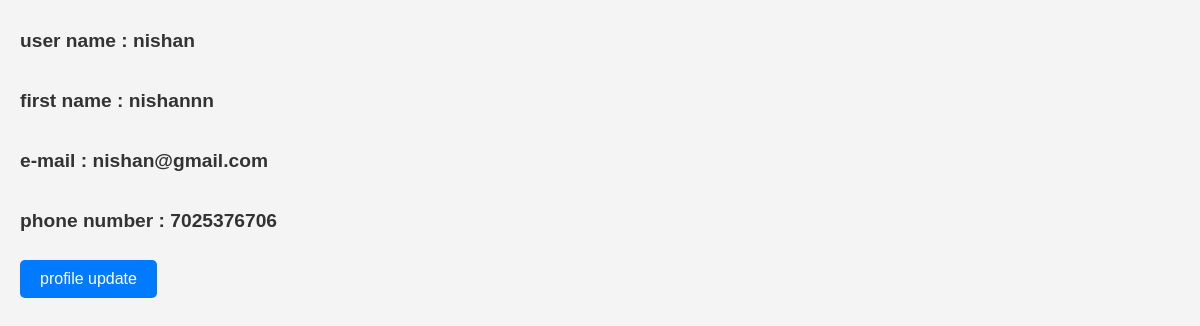
Page /userprofile (signed in) on the committed database.
### myapp/models.py (models this page shows, shortened)
class CustomUser(AbstractUser):
    phone_number=models.IntegerField(null=True,blank=True)

### myapp/views.py (the view)
# urls.py: path('userprofile',views.userprofile,name='userprofile'),
def userprofile(request):
    user=CustomUser.objects.get(id=request.user.id)
    return render(request,"userprofile.html",{'data':user})

### templates/userprofile.html (shortened to what this page needs)
<!DOCTYPE html>
<html lang="en">
<head>
</head>
<body>
    <h2>user name : {{data.username}}</data></h2><br>
    <h2>first name : {{data.first_name}}</data></h2><br>
    <h2>e-mail : {{data.email}}</data></h2><br>
    <h2>phone number : {{data.phone_number}}</data></h2><br>
    <button type="submit"><a href="{% url 'update' %}">profile update</a></button>
</body>
</html>

### templates/userprofile.html (style rules this page uses)
* { margin: 0; padding: 0; box-sizing: border-box; }
body { font-family: Arial, sans-serif; background-color: #f4f4f4; padding: 20px; }
h2 { color: #333; margin: 10px 0; font-size: 1.2rem; }
button { background-color: #007BFF; color: white; padding: 10px 20px; border: none; border-radius: 5px; font-size: 1rem; cursor: pointer; transition: background-color 0.3s ease; }
button a { color: white; text-decoration: none; }

### rows in the picture
CustomUser: username "nishan", first_name "nishannn", email "nishan@gmail.com", phone_number "7025376706"
